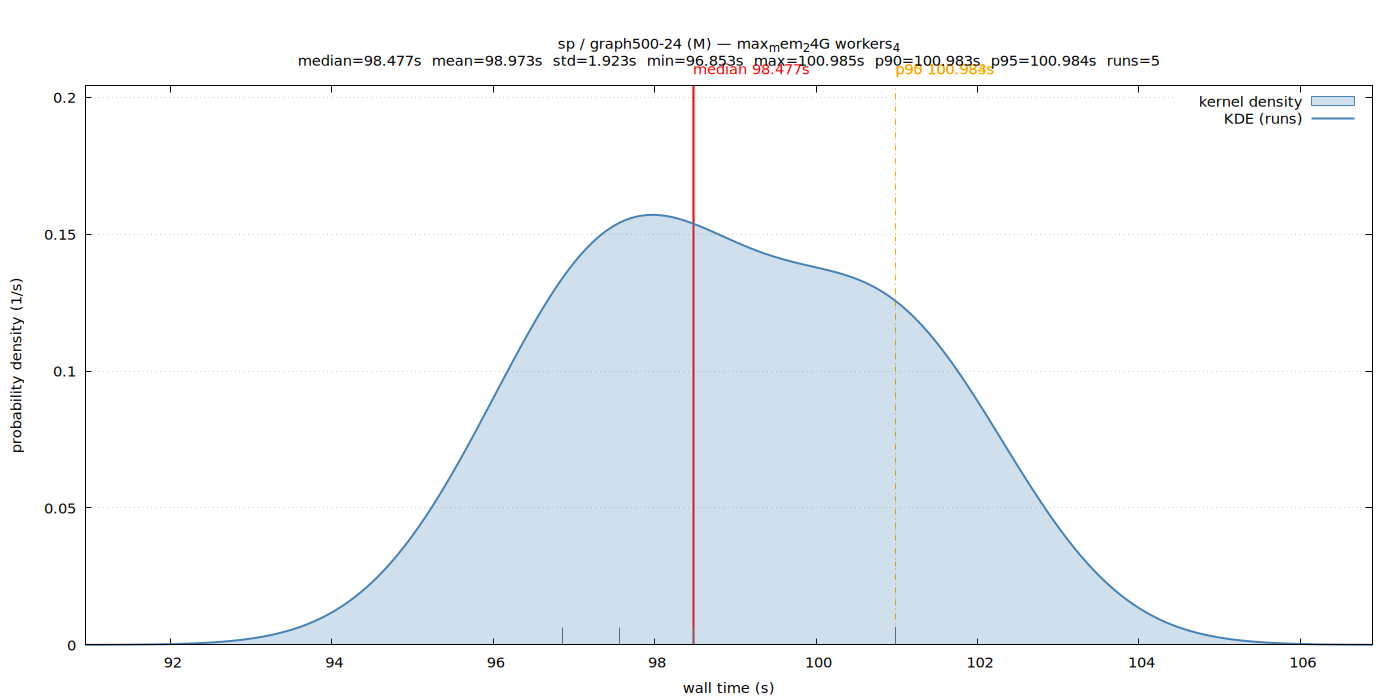

Generate this figure with gnuplot:
set terminal pngcairo size 1400,700 enhanced font 'Sans,11'
set output '/home/ubuntu/nvm/results/sp/M/graph500-24/max_mem_24G_workers_4/wall_time.png'
set title "sp / graph500-24 (M) — max_mem_24G workers_4\nmedian=98.477s  mean=98.973s  std=1.923s  min=96.853s  max=100.985s  p90=100.983s  p95=100.984s  runs=5"
set xlabel 'wall time (s)'
set ylabel 'probability density (1/s)'
set tmargin 5
set yrange [0:0.204178]
set xrange [90.943962:106.893644]
set grid y
set key top right
set arrow from 98.477010,0 to 98.477010,0.204178 nohead lc rgb 'red' lw 2
set label 'median 98.477s' at 98.477010,0.204178 offset char 0,1 tc rgb 'red'
set arrow from 100.982718,0 to 100.982718,0.204178 nohead lc rgb 'orange' lw 1 dt 2
set label 'p90 100.983s' at 100.982718,0.204178 offset char 0,1 tc rgb 'orange'
set arrow from 100.983841,0 to 100.983841,0.204178 nohead lc rgb 'orange' lw 1 dt 3
set label 'p95 100.984s' at 100.983841,0.204178 offset char 0,1 tc rgb 'orange'
set arrow from 100.984965,0 to 100.984965,0.0062824 nohead lc rgb '#666666' lw 1
set arrow from 100.979348,0 to 100.979348,0.0062824 nohead lc rgb '#666666' lw 1
set arrow from 96.852641,0 to 96.852641,0.0062824 nohead lc rgb '#666666' lw 1
set arrow from 97.568643,0 to 97.568643,0.0062824 nohead lc rgb '#666666' lw 1
set arrow from 98.477010,0 to 98.477010,0.0062824 nohead lc rgb '#666666' lw 1
plot '/home/ubuntu/nvm/results/sp/M/graph500-24/max_mem_24G_workers_4/wall_time.dat' using 1:2 with filledcurves y=0 lc rgb '#4682b4' fs transparent solid 0.25 title 'kernel density', \
     '/home/ubuntu/nvm/results/sp/M/graph500-24/max_mem_24G_workers_4/wall_time.dat' using 1:2 with lines lw 2 lc rgb '#4682b4' title 'KDE (runs)'
